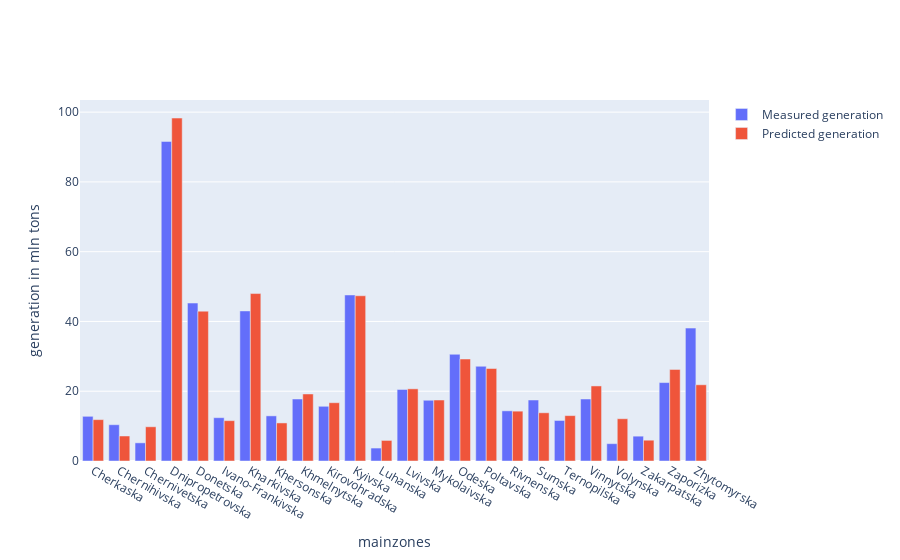

This figure's notebook cell:
### Code cell
histogram = go.Figure(
            data=[ go.Bar(name='Measured generation',x=df['oblast'], y=df['Measured']),
                  go.Bar(name='Predicted generation',x=df['oblast'], y=df['Predicted'])])
histogram.update_layout(barmode='group',
    xaxis_title_text = 'mainzones', # xaxis label
    yaxis_title_text = 'generation in mln tons', # yaxis label                   
    )
histogram.show()

### Figure 1 — Plotly figure (JSON) as saved in the notebook; plotly's stock layout.template omitted (floating-point values rounded to 4 significant figures)
{"data": [{"name": "Measured generation", "type": "bar", "x": ["Cherkaska", "Chernihivska", "Chernivetska", "Dnipropetrovska", "Donetska", "Ivano-Frankivska", "Kharkivska", "Khersonska", "Khmelnytska", "Kirovohradska", "Kyivska", "Luhanska", "Lvivska", "Mykolaivska", "Odeska", "Poltavska", "Rivnenska", "Sumska", "Ternopilska", "Vinnytska", "Volynska", "Zakarpatska", "Zaporizka", "Zhytomyrska"], "y": [12.81, 10.4, 5.205, 91.6, 45.28, 12.42, 43.02, 12.94, 17.77, 15.68, 47.59, 3.708, 20.5, 17.41, 30.59, 27.15, 14.38, 17.48, 11.61, 17.77, 4.971, 7.121, 22.48, 38.1]}, {"name": "Predicted generation", "type": "bar", "x": ["Cherkaska", "Chernihivska", "Chernivetska", "Dnipropetrovska", "Donetska", "Ivano-Frankivska", "Kharkivska", "Khersonska", "Khmelnytska", "Kirovohradska", "Kyivska", "Luhanska", "Lvivska", "Mykolaivska", "Odeska", "Poltavska", "Rivnenska", "Sumska", "Ternopilska", "Vinnytska", "Volynska", "Zakarpatska", "Zaporizka", "Zhytomyrska"], "y": [11.86, 7.169, 9.812, 98.3, 42.95, 11.57, 48.0, 10.91, 19.21, 16.71, 47.36, 5.895, 20.69, 17.48, 29.23, 26.51, 14.29, 13.82, 13.01, 21.51, 12.12, 5.961, 26.25, 21.85]}], "layout": {"autosize": true, "barmode": "group", "xaxis": {"autorange": true, "range": [-0.5, 23.5], "title": {"text": "mainzones"}, "type": "category"}, "yaxis": {"autorange": true, "range": [0, 103.5], "title": {"text": "generation in mln tons"}, "type": "linear"}}}
